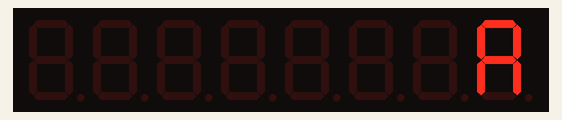
This sketch was run on a simulated Arduino Uno, built with avr-gcc and run on an emulated ATmega328P. Shown: 8-digit seven-segment display.

Above: at 0.12 s.
At 0.62 s:
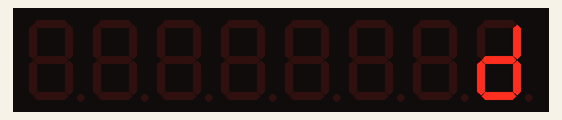
At 1.12 s:
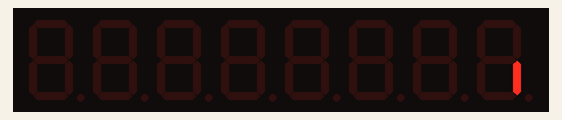
At 2.88 s:
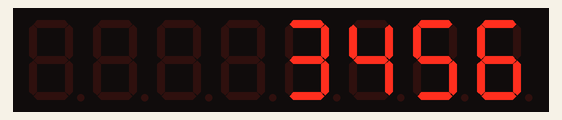
At 4.39 s:
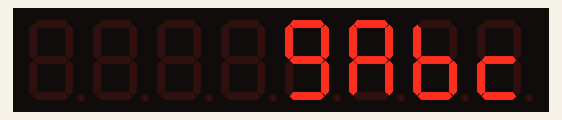
At 5.89 s:
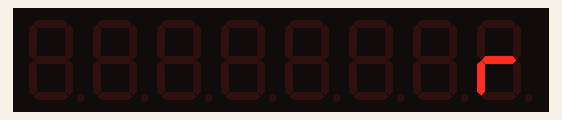

Measured:
- by itself, everything shown: repeats every 5.5 s, in 22 steps

The sketch:

sketch_aug22d.ino
```cpp
#include "LedControl.h"

LedControl lc=LedControl(12, 11, 10, 1);

unsigned long delaytime = 250;

void setup() {
  lc.shutdown(0, false);
  lc.setIntensity(0, 8);
  lc.clearDisplay(0);
}

void writeArduinoOn7Segment() {
  lc.setChar(0, 0, 'a', false);
  delay(delaytime);
  lc.setRow(0, 0, 0x05);
  delay(delaytime);
  lc.setChar(0, 0, 'd', false);
  delay(delaytime);
  lc.setRow(0, 0, 0x1c);
  delay(delaytime);
  lc.setRow(0, 0, B00010000);
  delay(delaytime);
  lc.setRow(0, 0, 0x15);
  delay(delaytime);
  lc.setRow(0, 0, 0x1D);
  delay(delaytime);
  lc.clearDisplay(0);
  delay(delaytime);
}

void scrollDigits() {
  for (int i = 0; i < 13; i++) {
    lc.setDigit(0, 3, i, false);
    lc.setDigit(0, 2, i + 1, false);
    lc.setDigit(0, 1, i + 2, false);
    lc.setDigit(0, 0, i + 3, false);
    delay(delaytime);
  }
  lc.clearDisplay(0);
  delay(delaytime);
}

void loop() {
  writeArduinoOn7Segment();
  scrollDigits();
}
```
